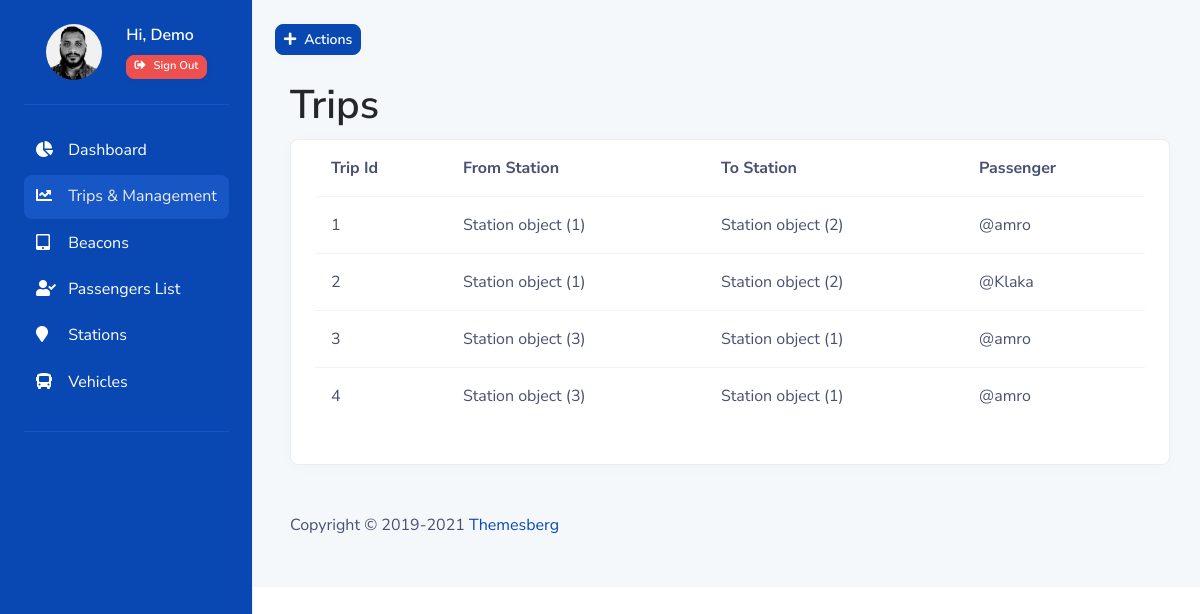
The page /trips/ on the database its author committed.
### smartcity_app/models.py (models this page shows, shortened)
class Trip(models.Model):
    from_station = models.ForeignKey(Station, null = False, on_delete=models.DO_NOTHING, related_name = 'from_station')
    to_station = models.ForeignKey(Station, null = False, on_delete=models.DO_NOTHING, related_name = 'to_station')
    passenger = models.ForeignKey(settings.AUTH_USER_MODEL,on_delete=models.CASCADE, limit_choices_to= {'groups__name': 'passenger'})

class Station(models.Model):
    station_name = models.CharField(max_length=256, null=False, help_text='Please write the station name i.e Lodz Fabrycna')
    station_id = models.AutoField(null = False, primary_key=True)
    location = fields.PointField(verbose_name= 'location', null= False, help_text='Please drag the mouse to the location of the station')
    class Meta:
        constraints = [
            models.UniqueConstraint(fields=['station_name'], name='unique_station_name'),
        ]

### accounts/models.py (models this page shows)
class User(AbstractUser):
    profile_pic = models.ImageField(default = '', upload_to='images/', height_field=None,null = True, width_field=None, max_length=100, help_text = 'make it clean and neat. ;) ')
    def __str__(self):
       return "@{}".format(self.username)

### smartcity_app/views.py (the view)
# urls.py: path('trips/',Trips.as_view(), name='trips'),
class Trips(generic.ListView):
    model = models.Trip
    template_name = "trips.html"
    def get_context_data(self, **kwargs):
        context = super().get_context_data(**kwargs)
        return context

### templates/trips.html (shortened to what this page needs)
{% extends "base.html" %}
{% load bootstrap4 %}
{% block content %}
<div class="container">
    <h1>Trips</h1>
<div class="card card-body border-light shadow-sm table-wrapper table-responsive pt-0">
  <table class="table table-hover">
    <thead>
      <tr>
        <th class="border-0">Trip Id</th>
        <th class="border-0">From Station</th>
        <th class="border-0">To Station</th>
        <th class="border-0">Passenger</th>
      </tr>
    </thead>
    <tbody>
    {% for trip in object_list %}
      <tr>
	<td><span class="font-weight-normal">{{trip.id}}</span></td>
	<td><span class="font-weight-normal">{{trip.from_station}}</span></td>
	<td><span class="font-weight-normal">{{trip.to_station}}</span></td>
	<td><span class="font-weight-normal">{{trip.passenger}}</span></td>
     </tr>
    {% endfor %}
    </tbody>
  </table>
 </div>
</div>
{% endblock %}

### templates/base.html (shortened to what this page needs)
<!DOCTYPE html>
{% load static %}
<html lang="en">
<head>
 <link href="{% static "css/fontawsome.css" %}" rel="stylesheet">
 <link href="{% static "css/prism.css" %}" rel="stylesheet">
 <link href="{% static "css/jqvmap.min.css" %}" rel="stylesheet">
 <link href="{% static "css/rocket.css" %}" rel="stylesheet">
</head>
<body>
	<div class="container-fluid bg-soft">
		<div class="row">
			<div class="col-12">
				<nav id="sidebarMenu" class="sidebar d-md-block bg-primary text-white collapse px-4">
					<div class="sidebar-sticky pt-4 mx-auto">
						<div class="user-card d-flex align-items-center justify-content-between justify-content-md-center pb-4">
							<div class="d-flex align-items-center">
								<div class="user-avatar lg-avatar mr-4"><img src="{% static "images/amro.jpeg"  %}" class="card-img-top rounded-circle border-white" alt="Bonnie Green"></div>
								<div class="d-block">
									<h2 class="h6">Hi, Demo</h2><a href="../sign-in.html" class="btn btn-secondary btn-xs"><span class="mr-2"><span class="fas fa-sign-out-alt"></span></span>Sign Out</a></div>
							</div>
						</div>
						<ul class="nav flex-column mt-4">
							<li class="nav-item"><a href="{% url 'dashboard' %}" class="nav-link"><span class="sidebar-icon"><span class="fas fa-chart-pie"></span></span> <span>Dashboard</span></a></li>
							<li class="nav-item active"><a href="{% url 'smartcity_app:trips' %}" class="nav-link"><span class="sidebar-icon"><span class="fas fa-chart-line"></span></span> <span>Trips &  Management </span></a></li>
							<li class="nav-item"><a href="{% url 'smartcity_app:beacons' %}" class="nav-link"><span class="sidebar-icon"><span class="fas fa-tablet-alt"></span></span> <span>Beacons</span></a></li>
							<li class="nav-item"><a href="{% url 'accounts:user-list' %}" class="nav-link"><span class="sidebar-icon"><span class="fas fa-user-check"></span></span> <span>Passengers List</span></a></li>
							<li class="nav-item"><a href="{% url 'smartcity_app:stations' %}" class="nav-link"><span class="sidebar-icon"><span class="fas fa-map-marker"></span></span> <span>Stations</span></a></li>
							<li class="nav-item"><a href="{% url 'smartcity_app:vehicles' %}" class="nav-link"><span class="sidebar-icon"><span class="fas fa-bus"></span></span> <span>Vehicles</span></a></li>
							<li role="separator" class="dropdown-divider mt-4 mb-3 border-blue"></li>
					</ul>
					</div>
				</nav>
				<main class="content">
<div class="d-flex justify-content-between flex-wrap flex-md-nowrap align-items-center py-4">
	<div class="btn-toolbar">
		<button class="btn btn-primary btn-sm mr-2 dropdown-toggle" data-toggle="dropdown" aria-haspopup="true" aria-expanded="false"><span class="fas fa-plus mr-2"></span>Actions</button>
	</div>
</div>
          {% block content %}
          {% endblock %}
					<footer class="footer section py-5">
						<div class="container-fluid">
							<div class="row">
								<div class="col-12 col-lg-6 mb-4 mb-lg-0">
									<p class="mb-0 text-center text-xl-left">Copyright © 2019-<span class="current-year"></span> <a class="text-primary font-weight-normal" href="https://themesberg.com" target="_blank">Themesberg</a></p>
								</div>
							</div>
						</div>
					</footer>
				</main>
			</div>
		</div>
	</div>
</body>
</html>

### rows shown on the page
Trip: id "1", from_station "Station object (1)", to_station "Station object (2)", passenger "@amro"
Trip: id "2", from_station "Station object (1)", to_station "Station object (2)", passenger "@Klaka"
Trip: id "3", from_station "Station object (3)", to_station "Station object (1)", passenger "@amro"
Trip: id "4", from_station "Station object (3)", to_station "Station object (1)", passenger "@amro"
